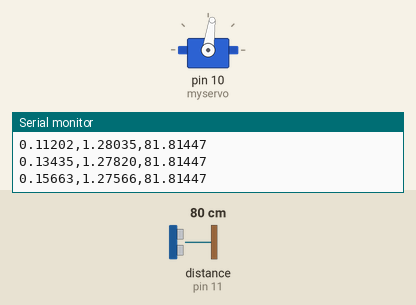
This sketch was run on a simulated Arduino Uno, built with avr-gcc and run on an emulated ATmega328P. Shown: servo, the last lines printed to the serial monitor. The inputs (shaded band) are chosen by the test bench; at power-on: distance to the obstacle (sensor on pin 11) 80 cm. The echo pulse lasts 58.3 µs per cm.

Above: at 1.2 s.
1.3 s: distance to the obstacle (sensor on pin 11) set to 2 cm
At 4.2 s:
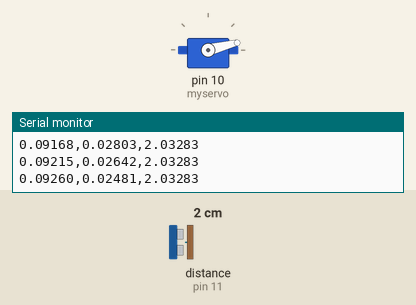
4.3 s: distance to the obstacle (sensor on pin 11) set to 93 cm
7.3 s: distance to the obstacle (sensor on pin 11) set to 4 cm
At 8.38 s:
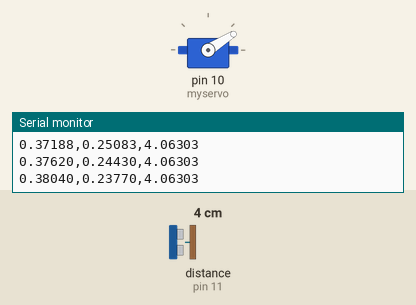
Timing chart, 0 to 16.3 s (numbered marks = the images above; inputs shaded):
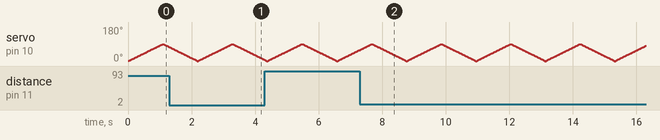

The sketch:

sweepultra.ino
```cpp
#include <Servo.h>
#include <NewPing.h>

#define TRIGGER_PIN  12  // Arduino pin tied to trigger pin on the ultrasonic sensor.
#define ECHO_PIN     11  // Arduino pin tied to echo pin on the ultrasonic sensor.
#define MAX_DISTANCE 150 // Maximum distance we want to ping for (in centimeters). Maximum sensor distance is rated at 400-500cm.

NewPing sonar(TRIGGER_PIN, ECHO_PIN, MAX_DISTANCE); // NewPing setup of pins and maximum distance.
Servo myservo;  // create servo object to control a servo
// twelve servo objects can be created on most boards

double phi = 0;    // variable to store the servo position
double theta = 0;
double r = 0;
double x = 0;
double y = 0;
double z = 0;
int del = 10;
double uS = 0;

void setup()
{
    myservo.attach(10);  // attaches the servo on pin 9 to the servo object
    myservo.write(45);
    Serial.begin(115200); // Open serial monitor at 115200 baud to see ping results.
    Serial.println(US_ROUNDTRIP_CM);
    pinMode(2, OUTPUT);
}

void loop()
{
    for(theta = 0; theta < 360; theta += .9) {

        for(phi = 0; phi <= 90; phi += 1) calc();
        step();

        theta += .9;

        for(phi = 90; phi>=0; phi-=1) calc();
        step();
    }
    for(theta = 360; theta > 0; theta -= .9) {
        for(phi = 0; phi <= 90; phi += 1) calc();
        step();

        theta -= .9;

        for(phi = 90; phi>=0; phi-=1) calc();
        step();
    }
}

double con(double deg) {
    return (deg * 3.14159) / 180;
}
void calc() {
    myservo.write(phi);              // tell servo to go to position in variable 'pos'
    uS = sonar.ping(); // Send ping, get ping time in microseconds (uS).
    delayMicroseconds(8550 - uS);
    r = uS / US_ROUNDTRIP_CM;
    if(r == 0) {
        return;
    }
    x = r * sin(con(theta)) * cos(con(phi));
    y = r * sin(con(theta)) * sin(con(phi));
    z = r * cos(con(theta));
    Serial.print(x, 5);
    Serial.print(",");
    Serial.print(y, 5);
    Serial.print(",");
    Serial.println(z, 5);
}
void step() {
    digitalWrite(2, HIGH);
    delayMicroseconds(100);
    digitalWrite(2, LOW);
}
```
